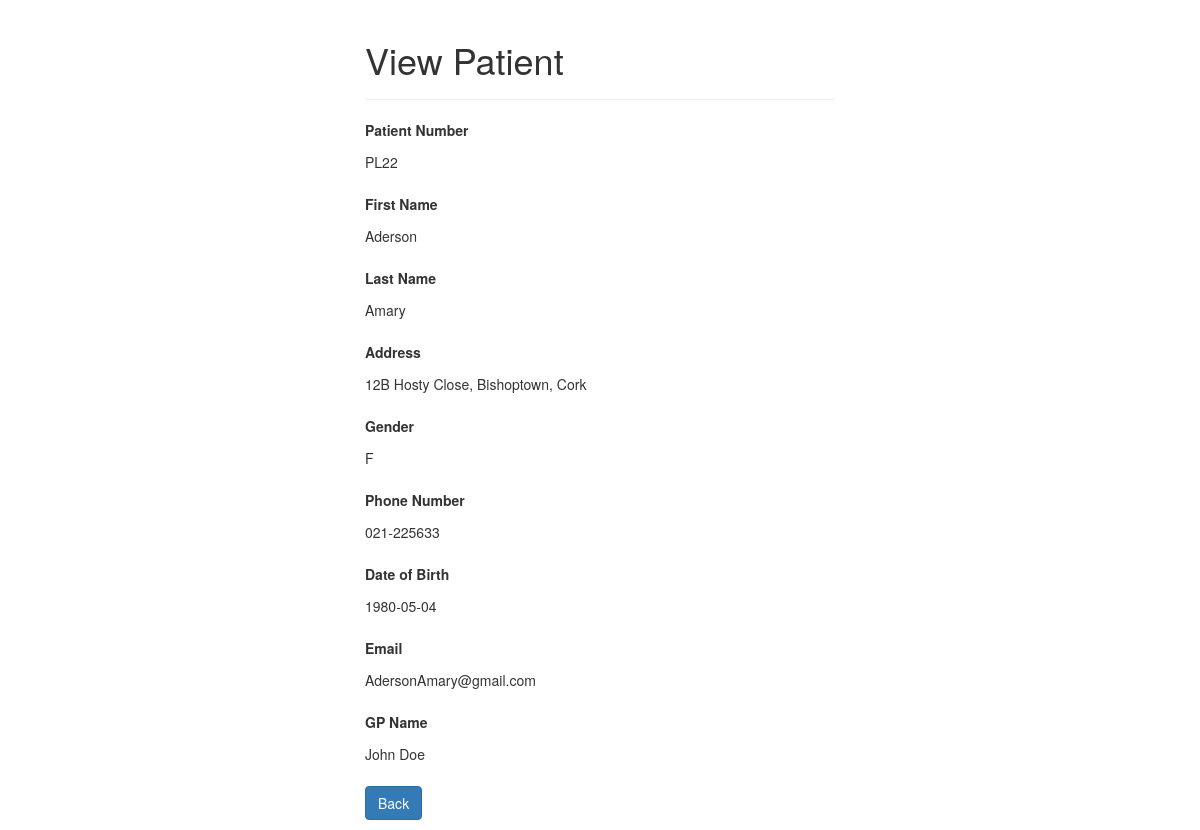
Page /scripts/ops/pat/read.php?patient_no=PL22 on the committed database.
### tables this page shows
CREATE TABLE `patient` (
  `patient_no` varchar(255) NOT NULL,
  `first_name` varchar(255) DEFAULT NULL,
  `last_name` varchar(255) DEFAULT NULL,
  `address` varchar(255) DEFAULT NULL,
  `gender` varchar(255) DEFAULT NULL,
  `phone_no` varchar(255) DEFAULT NULL,
  `dob` date DEFAULT NULL,
  `email` varchar(255) DEFAULT NULL,
  `gp_name` varchar(255) DEFAULT NULL
);

### scripts/ops/pat/read.php (the view, shortened to what this page needs)
<?php
if(isset($_GET["patient_no"]) && !empty(trim($_GET["patient_no"]))){
    require_once __DIR__ . "/../../config.php";
    $sql = "SELECT * FROM patient WHERE patient_no = ?";
    if($stmt = mysqli_prepare($conn, $sql)){
        mysqli_stmt_bind_param($stmt, "s", $param_patient_no);
        if(mysqli_stmt_execute($stmt)){
            $result = mysqli_stmt_get_result($stmt);
            if(mysqli_num_rows($result) == 1){
                $row = mysqli_fetch_array($result, MYSQLI_ASSOC);
            } else{
                header("location: error.php");
                exit();
            }
        } else{
            echo "Oops! Something went wrong. Please try again later.";
        }
    }
} else{
    header("location: error.php");
    exit();
}
?>
<!DOCTYPE html>
<html lang="en">
<head>
    <link rel="stylesheet" href="https://maxcdn.bootstrapcdn.com/bootstrap/3.3.7/css/bootstrap.css">
</head>
<body>
    <div class="wrapper">
        <div class="container-fluid">
            <div class="row">
                <div class="col-md-12">
                    <div class="page-header">
                        <h1>View Patient</h1>
                    </div>
					<div class="form-group">
                        <label>Patient Number</label>
                        <p class="form-control-static"><?php echo $row["patient_no"]; ?></p>
                    </div>
                    <div class="form-group">
                        <label>First Name</label>
                        <p class="form-control-static"><?php echo $row["first_name"]; ?></p>
                    </div>
                    <div class="form-group">
                        <label>Last Name</label>
                        <p class="form-control-static"><?php echo $row["last_name"]; ?></p>
                    </div>
					<div class="form-group">
                        <label>Address</label>
                        <p class="form-control-static"><?php echo $row["address"]; ?></p>
                    </div>
					<div class="form-group">
                        <label>Gender</label>
                        <p class="form-control-static"><?php echo $row["gender"]; ?></p>
                    </div>
					<div class="form-group">
                        <label>Phone Number</label>
                        <p class="form-control-static"><?php echo $row["phone_no"]; ?></p>
                    </div>
					<div class="form-group">
                        <label>Date of Birth</label>
                        <p class="form-control-static"><?php echo $row["dob"]; ?></p>
                    </div>
					<div class="form-group">
                        <label>Email</label>
                        <p class="form-control-static"><?php echo $row["email"]; ?></p>
                    </div>
					<div class="form-group">
                        <label>GP Name</label>
                        <p class="form-control-static"><?php echo $row["gp_name"]; ?></p>
                    </div>
                    <p><a href="list.php" class="btn btn-primary">Back</a></p>
                </div>
            </div>
        </div>
    </div>
</body>
</html>

### scripts/ops/pat/read.php (style rules this page uses)
.wrapper { width: 500px; margin: 0 auto; }

### rows in the picture
patient: patient_no "PL22", first_name "Aderson", last_name "Amary", address "12B Hosty Close, Bishoptown, Cork", gender "F", phone_no "021-225633", dob "1980-05-04", email "AdersonAmary@gmail.com", gp_name "John Doe"
